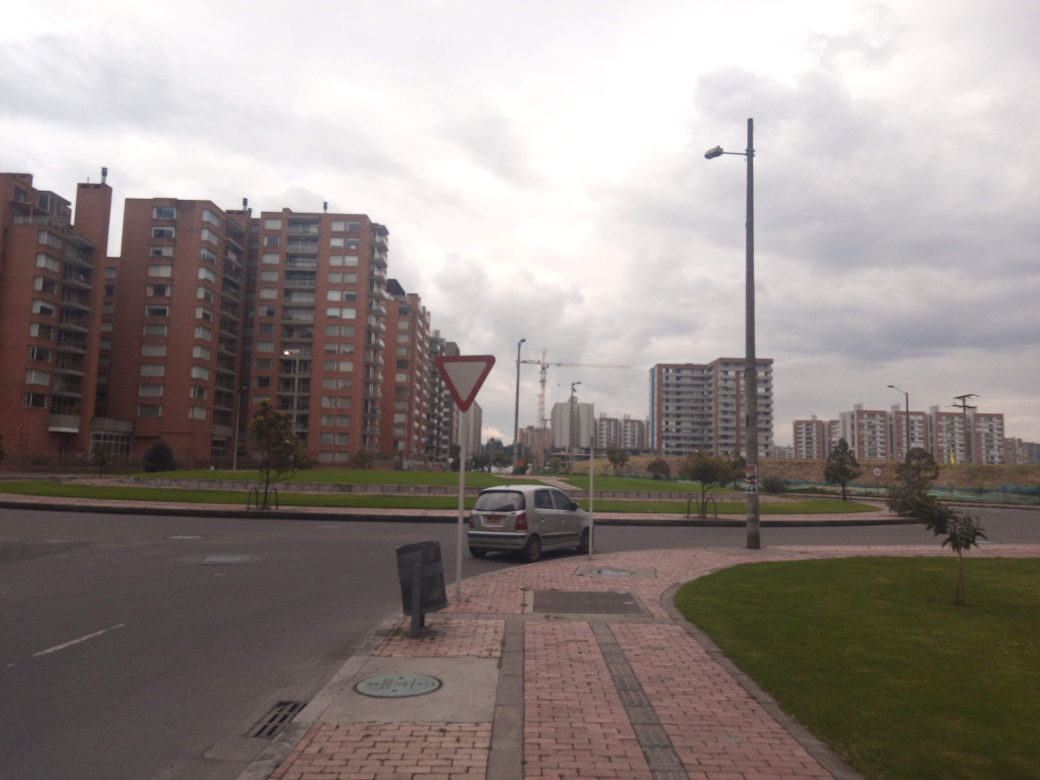
#> input picture Segundo Avance/img/Cedapaso1.jpg, 4160 x 3120 px (shown at 1/4 size); the run also reads 1 picture not shown here
$ jupyter execute --allow-errors Procesamiento_HSV_OperacionesMorfologicas.ipynb
#> lines starting #> are read from the running program, lines starting #| are printed output that depends on the picture
# Carga de imagenes

[cell 1]
#importación de librerías
import cv2     #Librería OpenCV
from IPython.display import Image   #Libreria impresión de imagenes
import numpy as np                  #Importación numpy
from matplotlib import pyplot as plt  #Impresión de gráficas
from PIL import Image

[cell 2]
#lectura de las imágenes
ima1=cv2.imread("img/Cedapaso1.jpg")
#> ima1 is the input picture: shape (3120, 4160, 3); mean B, G, R 133.7, 136.9, 146
ima2=cv2.imread("img/Cedapaso2.jpg")
ima3=cv2.imread("img/Nopase1.jpg")
ima4=cv2.imread("img/Nopase2.jpg")
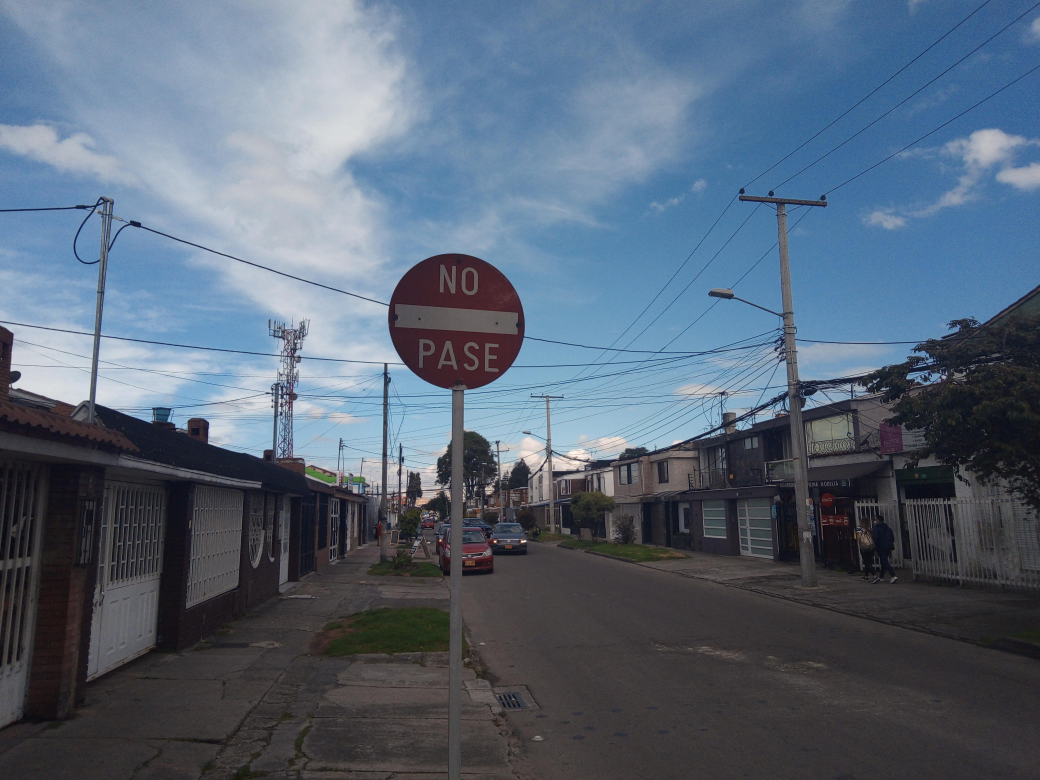
#> input picture Segundo Avance/img/Nopase2.jpg, 4160 x 3120 px (shown at 1/4 size)
#> ima4 is the input picture: shape (3120, 4160, 3); mean B, G, R 118.8, 101.7, 87.5
ima5=cv2.imread("img/Pare1.jpg")
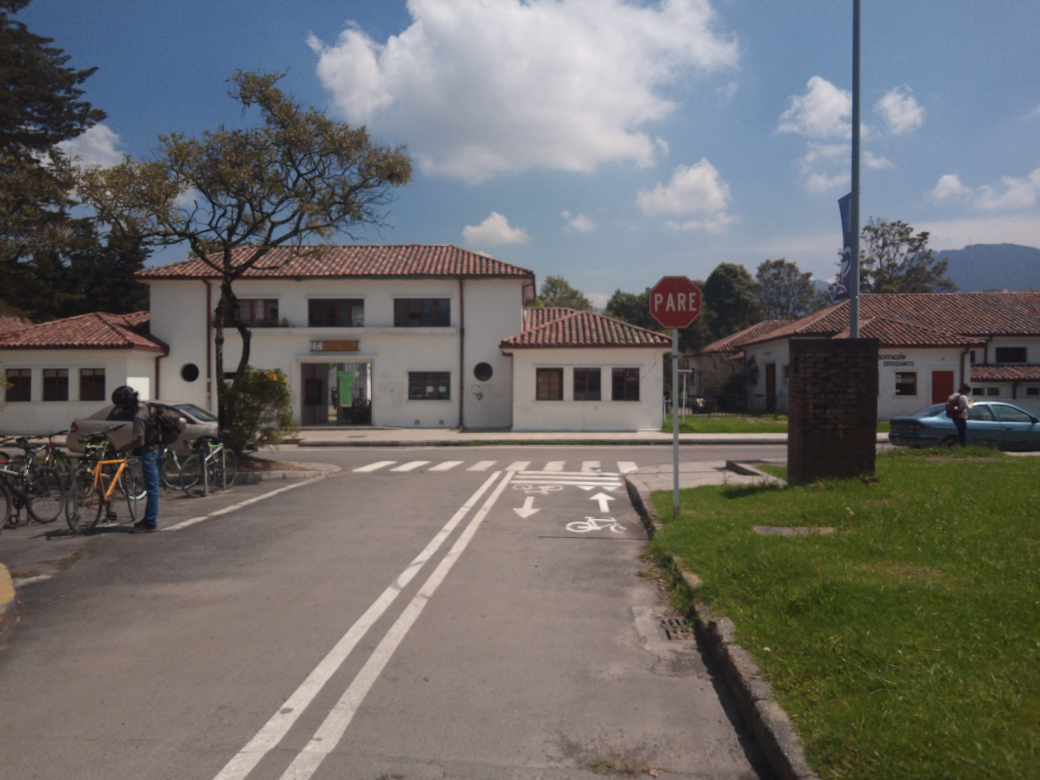
#> input picture Segundo Avance/img/Pare1.jpg, 4160 x 3120 px (shown at 1/4 size)
#> ima5 is the input picture: shape (3120, 4160, 3); mean B, G, R 106.1, 107.4, 108.4
ima6=cv2.imread("img/Pare2.jpg")
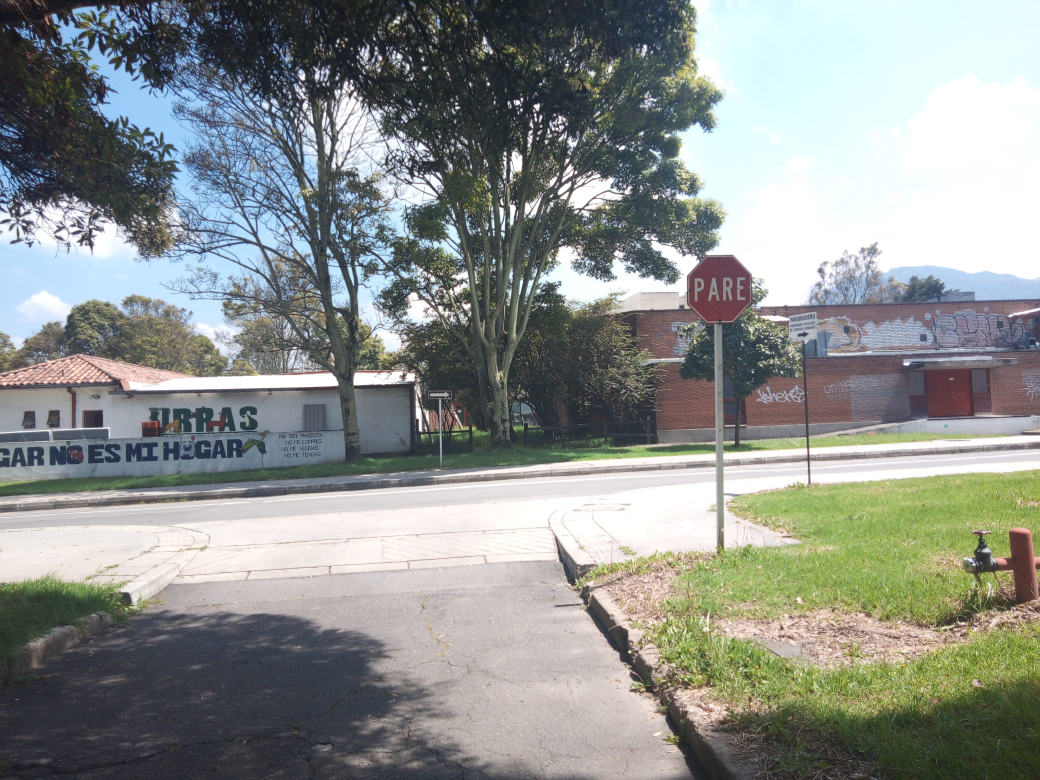
#> input picture Segundo Avance/img/Pare2.jpg, 4160 x 3120 px (shown at 1/4 size)
#> ima6 is the input picture: shape (3120, 4160, 3); mean B, G, R 141.2, 144.6, 140.4
ima7=cv2.imread("img/Prohibidogiroder1.jpg")
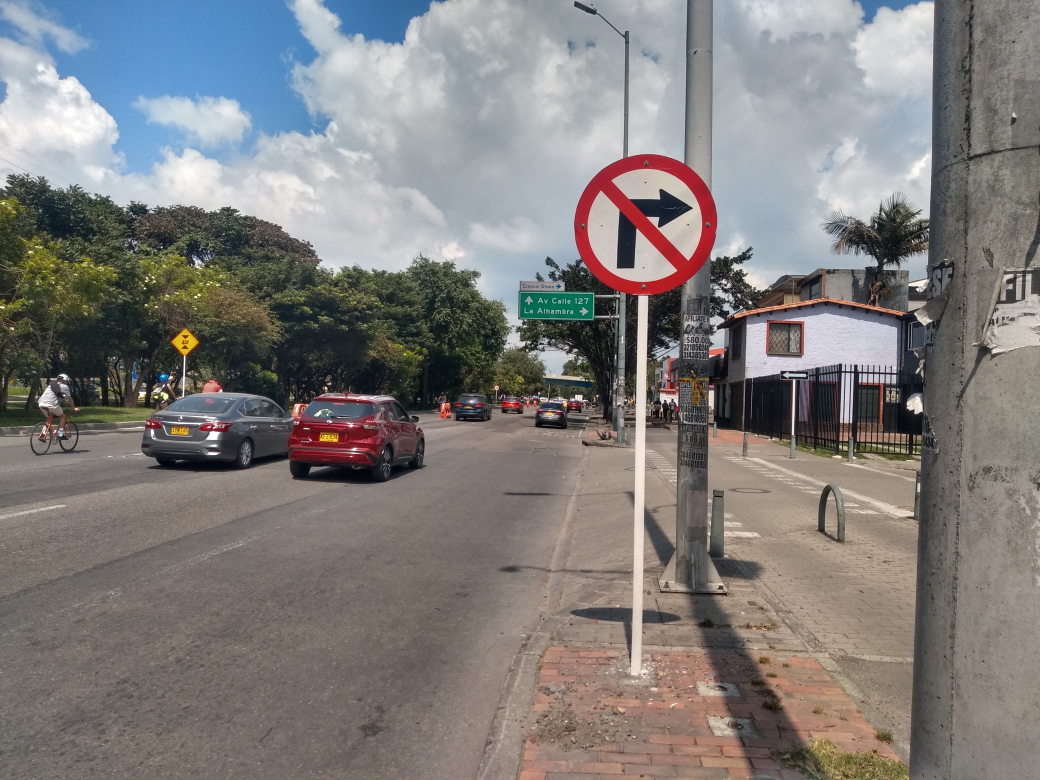
#> input picture Segundo Avance/img/Prohibidogiroder1.jpg, 4160 x 3120 px (shown at 1/4 size)
#> ima7 is the input picture: shape (3120, 4160, 3); mean B, G, R 123.3, 125.1, 128.2
ima8=cv2.imread("img/Prohibidogiroder2.jpg")
ima9=cv2.imread("img/ima9.jpg")
ima10=cv2.imread("img/ima10.jpg")
#conversión de las imágenes de BGR a RGB
ima1=cv2.cvtColor(ima1,cv2.COLOR_BGR2RGB)
#> (the rest of this cell did not finish here and is left out)

# Pre-Procesamiento de imagenes

## Aumento de brillo

[cell 3]
#Función para aumentar brillo
def hsvBrightness(img, value):
#> called with value = 50
    hsv = cv2.cvtColor(img, cv2.COLOR_RGB2HSV)
#> hsv: shape (3120, 4160, 3); mean H, S, V 68.7, 39.4, 146.5
    h, s, v = cv2.split(hsv)
    lim = 255 - value
    v[v > lim] = 255
    v[v <= lim] += value
    final_hsv = cv2.merge((h, s, v))
#> final_hsv: shape (3120, 4160, 3); mean H, S, V 68.7, 39.4, 184.7
    return cv2.cvtColor(final_hsv, cv2.COLOR_HSV2RGB)

[cell 4]
#Impresión de imagenes con brillo
img_br1 = hsvBrightness(ima1, 50)
img_br2 = hsvBrightness(ima1, 100)
#> call 2 of hsvBrightness, with value = 100
#> in hsvBrightness (call 2), `final_hsv = cv2.merge((h, s, v))`: final_hsv: shape (3120, 4160, 3); mean H, S, V 68.7, 39.4, 215.6
#> in hsvBrightness (call 2), `return cv2.cvtColor(final_hsv, cv2.COLOR_HSV2RGB)`:
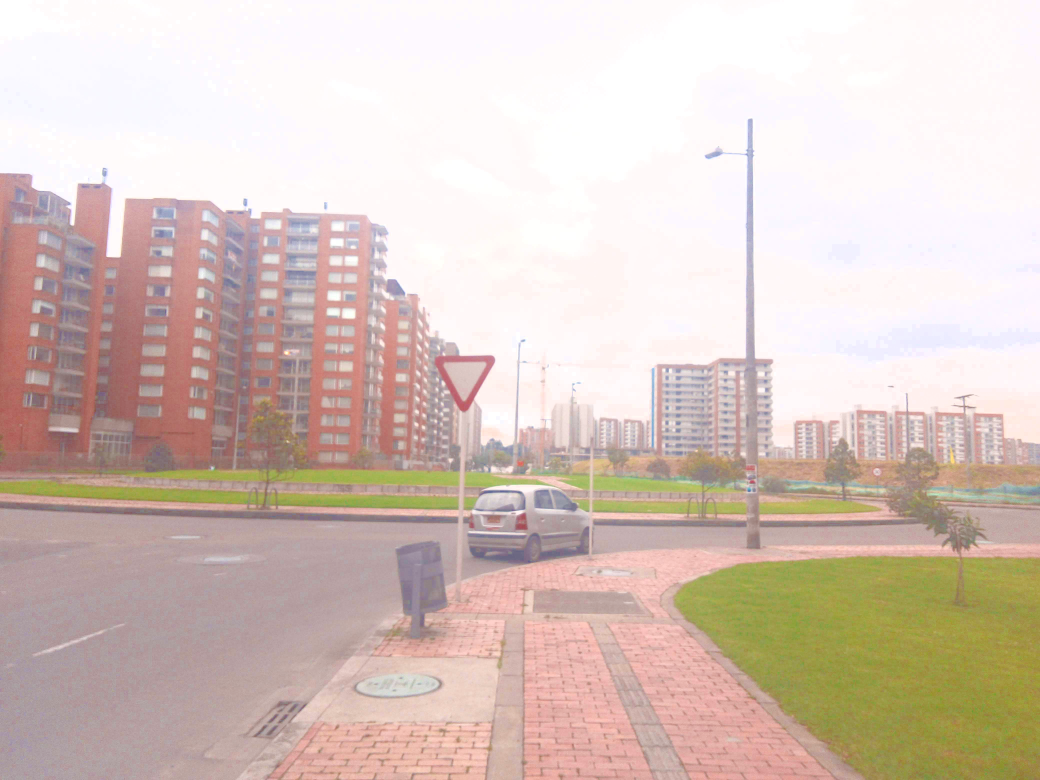
#> returned value: shape (3120, 4160, 3) (shown at 1/4 size); mean R, G, B 214.6, 197.3, 188.4
plt.figure(figsize=(15,6))
#> (this line was passed over: IPython is not available in this run)
